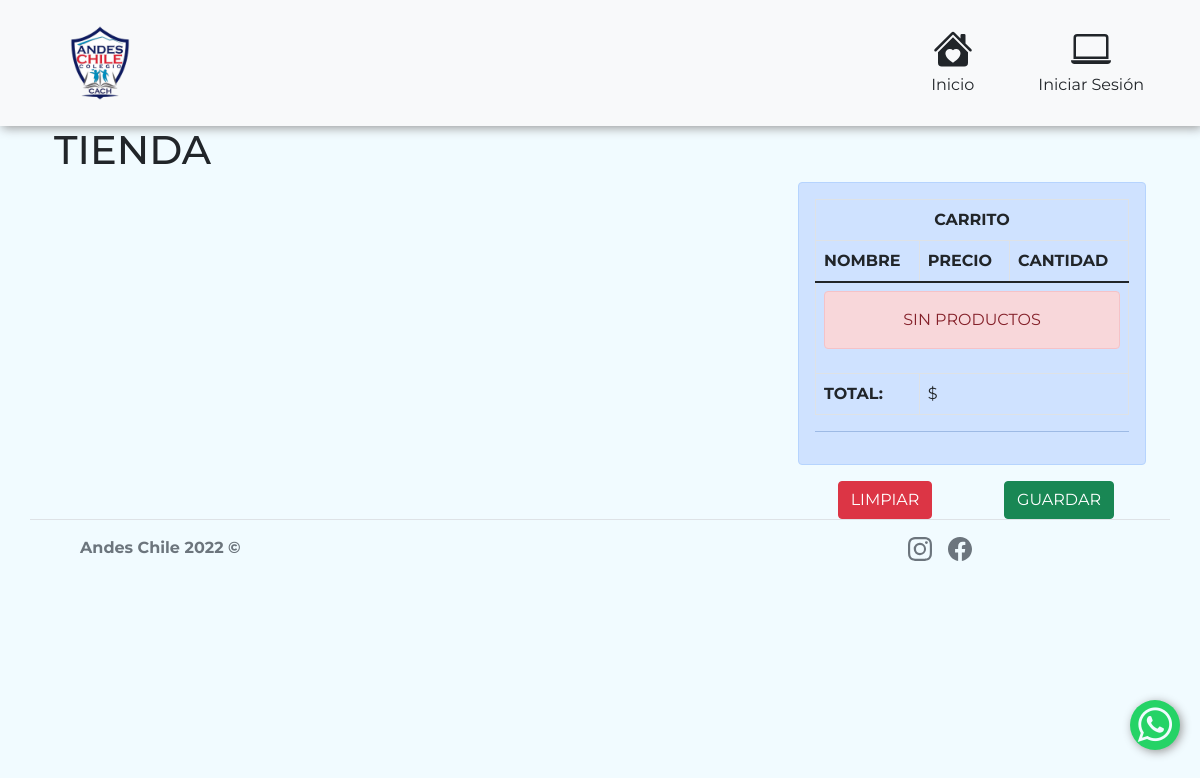
The app's page /biblioteca/tienda/, older data.
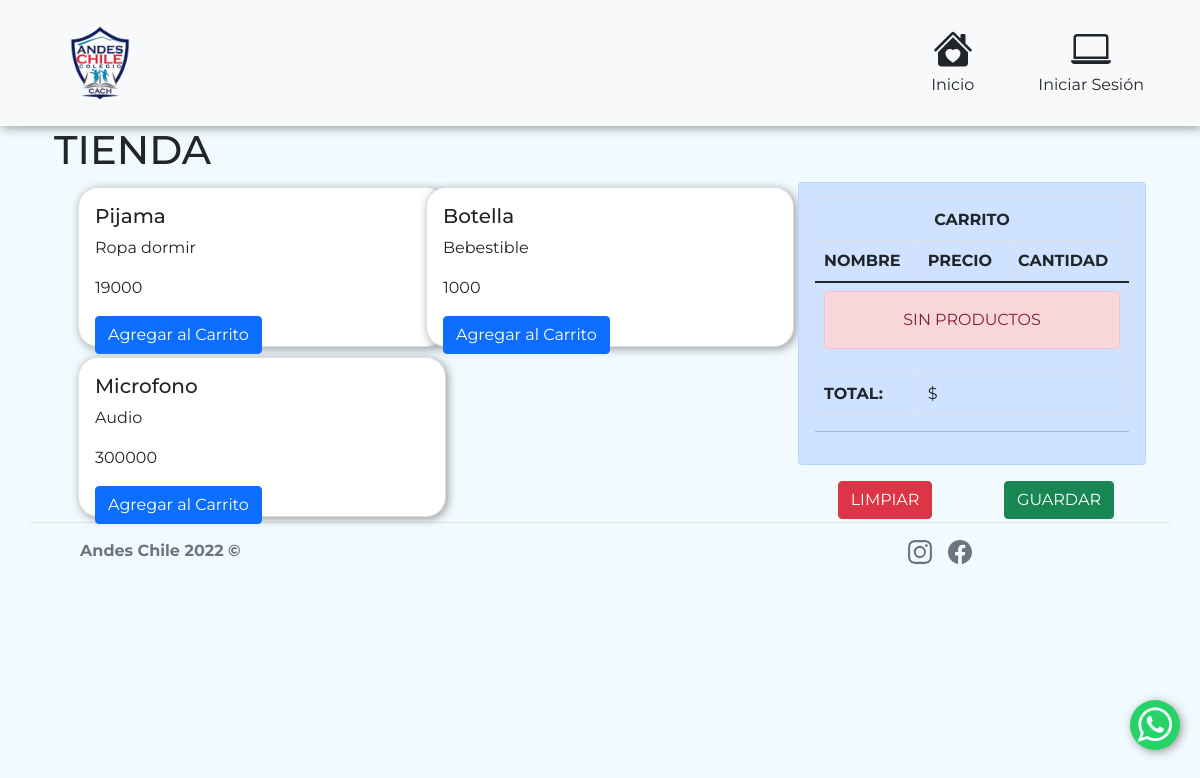
The same page, newer data.
### biblioteca/models.py (models this page shows, shortened)
class Producto(models.Model):
    nombre = models.CharField(max_length=64)
    categoria = models.CharField(max_length=64)
    precio = models.IntegerField()

### biblioteca/views.py (the view)
# urls.py: path('tienda/', tienda, name="Tienda"),
def tienda (request):
    productos = Producto.objects.all()
    return render(request, "tienda.html", {'productos':productos})

### biblioteca/context_processor.py (called while the page is built)
def total_carrito(request):
    total = 0
    if request.user.is_authenticated:
        if "carrito" in request.session.keys():
            for key, value in request.session["carrito"].items():
                total += int(value["acumulado"])
    return {"total_factura":total}

### biblioteca/templates/tienda.html (shortened to what this page needs)
<!DOCTYPE html>
<html lang="es">
<head>
    {% load static %}
    <link rel="stylesheet" href="https://cdn.jsdelivr.net/npm/bootstrap-icons@1.7.2/font/bootstrap-icons.css">
    <link rel="stylesheet" href="https://stackpath.bootstrapcdn.com/font-awesome/4.7.0/css/font-awesome.min.css">
    <link href="{% static 'biblioteca/css/bootstrap.min.css'%}" rel="stylesheet">
    <link rel="stylesheet" href="{% static 'biblioteca/css/style.css'%}">
    <link rel="stylesheet" href="{% static 'biblioteca/css/styleAPI.css'%}">
</head>
<body>
    <nav id="navegador" class="navbar navbar-expand-lg navbar-light bg-light fixed-top col-12">
        <a class="navbar-brand" href="#"><img src="{% static 'equipo/img/logo.png'%}" width="100" height="100" alt="..."> </a>
        <div class="collapse navbar-collapse" id="navbarSupportedContent">
            <ul class="navbar-nav ms-auto mb-2 mb-lg-0 bg-light">
                <li class="nav-item align-items-center text-center">
                    <a href="{% url 'index' %}" class="nav-link text-dark">
                        Inicio
                    </a>
                </li>
                {% if user.is_authenticated %}
                <li class="nav-item align-items-center text-center px-5">
                    <a href="{% url 'loginGoogle' %}" class="nav-link text-dark">
                        <svg xmlns="http://www.w3.org/2000/svg" width="40" height="40" fill="currentColor" class="bi d-block mx-auto mb-1" viewBox="0 0 16 16">
                            <path d="M11 6a3 3 0 1 1-6 0 3 3 0 0 1 6 0z"/>
                            <path fill-rule="evenodd" d="M0 8a8 8 0 1 1 16 0A8 8 0 0 1 0 8zm8-7a7 7 0 0 0-5.468 11.37C3.242 11.226 4.805 10 8 10s4.757 1.225 5.468 2.37A7 7 0 0 0 8 1z"/>
                        </svg>
                        <p class="text-center textMayus"><b>{{ user.username }}</b></p>
                    </a>
                </li>
                {% else %}
                <li class="nav-item align-items-center text-center px-5">
                    <a href="{% url 'loginGoogle' %}" class="nav-link text-dark">
                          Iniciar Sesión
                    </a>
                </li>
                {% endif %}
            </ul>
        </div>
    </nav>
    <div class="container">
        <div class="row">
            <div class="col-12 align-self-center"><h1>TIENDA</h1></div>
        </div>
        <div class="row">
            <div class="col-8">
                <div class="row">
                    <div class="col-12">
                        <div class="row">
                            {% for producto in productos %}
                            <div class="col-6">
                                <div class="card" style="height: 10rem; width: 23rem; margin: 5px 0px;">
                                    <div class="card-body">
                                        <h5 class="card-title">{{producto.nombre}}</h5>
                                        <p class="card-text">{{producto.categoria}}</p>
                                        <p class="card-text">{{producto.precio}}</p>
                                        <a href="{% url 'Add' producto.id %}" class="btn btn-primary">Agregar al Carrito</a>
                                    </div>
                                </div>
                            </div>
                            {% endfor %}
                        </div>
                    </div>
                </div>
            </div>
            <div class="col-4">
                {% include "carrito.html" %}
            </div>
        </div>
    </div>
    <footer class="container d-flex flex-wrap justify-content-between align-items-center py-3 border-top ">
        <div class="col-md-4 d-flex align-items-center ">
            <a href="/ " class="mb-3 me-2 mb-md-0 text-muted text-decoration-none lh-1 ">
                <svg class="bi " width="30 " height="24 ">
                    <use xlink:href="#bootstrap "></use>
                </svg>
            </a>
            <span class="text-muted "><strong>Andes Chile 2022 &copy;</strong></span>
        </div>
        <ul class="nav col-md-4 justify-content-end ">
            <li class="ms-3 ">
                <a class="text-muted " href="https://www.instagram.com/cach.colegioandeschile/ ">
                </a>
            </li>
            <li class="ms-3 "><a class="text-muted " href="https://www.facebook.com/colegioandeschile "></a></li>
        </ul>
        <div class="btn-float ">
            <a href="https://wa.me/56949147149?text=Hola,%20estoy%20busca%20de%20información,%20mi%20consulta%20es%20la%20siguiente: " class="whatsapp " target="_blank "><i class="fa fa-whatsapp whatsapp-icon "></i></a>
        </div>
    </footer>
</body>
</html>

### biblioteca/templates/carrito.html
<div class="alert alert-primary" role="alert">
<table class="table table-bordered">
    <thead>
        <tr>
            <th scope="row" colspan="3" class="text-center">CARRITO</th>
        </tr>
        <tr>
            <th scope="col">NOMBRE</th>
            <th scope="col">PRECIO</th>
            <th scope="col">CANTIDAD</th>
        </tr>
    </thead>
    <tbody>
        {% if request.session.carrito.items %}
        {% for key, value in request.session.carrito.items %}
            <tr>
                <td>{{value.nombre}}</td>
                <td>{{value.precio}}</td>
                <td>{{value.acumulado}}</td>
                <a href="{% url 'Add' value.producto_id %}" class="badge btn btn-dark badge-dark">+</a>
                <a href="{% url 'Sub' value.producto_id %}" class="badge btn btn-dark badge-dark">-</a>
            </tr>
        {% endfor %}
        {% else %}
        <tr>
            <td colspan="3">
                <div class="alert alert-danger text-center"> SIN PRODUCTOS</div>
            </td>
        </tr>
        {% endif %}
            <tr>
                <th scope="row">TOTAL:</th>
                <td colspan="2">$ {{total_carrito}}</td>
            </tr>
    </tbody>
</table>
<hr>
</div>
<div class="row text-center">
    <div class="col-6"><a href="{% url 'CLS' %}" class="btn btn-danger">LIMPIAR</a></div>
    <div class="col-6"><a href="#" class="btn btn-success">GUARDAR</a></div>
</div>

### biblioteca/static/biblioteca/css/style.css (style rules this page uses)
* { font-family: 'Montserrat', sans-serif; }
body { background: #f1fbff; }
.navbar-brand { margin-left: 50px; }
.card { border-radius: 20px; box-shadow: 2px 2px 10px #999; column-gap: 15px; }
.navbar { box-shadow: 2px 2px 10px #999; position: sticky; top: 0; }
.whatsapp { position: fixed; width: 70px; height: 70px; bottom: 50px; right: 20px; background-color: #25d366; color: #FFF; border-radius: 80px; text-align: center; font-size: 35px; z-index: 1; box-shadow: 2px 2px 10px #999; }
.whatsapp-icon { margin-top: 10px; font-size: 50px; color: #f1fbff; }
@media only screen and (min-width: 320px) { .whatsapp { position: fixed; width: 50px; height: 50px; bottom: 50px; right: 20px; background-color: #25d366; color: #FFF; border-radius: 80px; text-align: center; font-size: 35px; z-index: 1; } }
@media only screen and (min-width: 320px) { .whatsapp-icon { margin-top: 5px; font-size: 40px; color: #f1fbff; } }

Row changes from the older to the newer data that the page shows:
added Producto: nombre "Pijama", categoria "Ropa dormir", precio "19000"
added Producto: nombre "Botella", categoria "Bebestible", precio "1000"
added Producto: nombre "Microfono", categoria "Audio", precio "300000"
